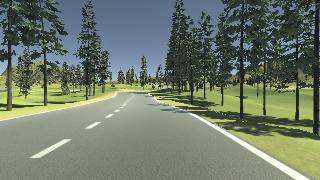
#> input picture Training/Studient/imgs/RGB.png, 320 x 180 px
$ python threshold_python.py
#> lines starting #> are read from the running program, lines starting #| are printed output that depends on the picture; after the words box and inside, x2 and y2 are one past the last pixel; in counts of white or black regions, pixels touching at a corner belong together
import cv2
import numpy as np

img = cv2.imread('imgs/RGB.png', 0)
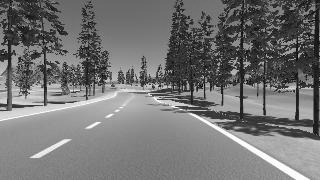
#> img: shape (180, 320); min 1, max 254, mean 115.9


t1 = 50
t2 = 100
t3 = 150
ret1, thresh1 = cv2.threshold(img,t1,255,cv2.THRESH_BINARY)
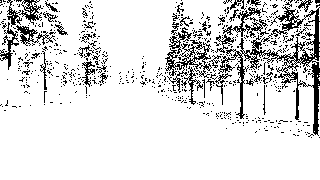
#> thresh1: shape (180, 320); 86.7% white; black in thin lines or dots, all inside (x1, y1, x2, y2) = (0, 0, 320, 138)
#> ret1 = 50
ret2, thresh2 = cv2.threshold(img,t2,255,cv2.THRESH_BINARY)
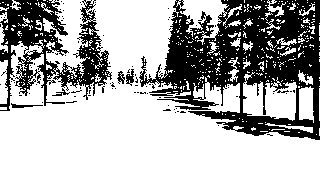
#> thresh2: shape (180, 320); 67.8% white; 103 black regions (97 under 20 px), largest, box (x1, y1, x2, y2) and area: (139, 0, 320, 140) 12921, (0, 0, 112, 111) 5091, (126, 69, 134, 86) 76, (11, 103, 43, 108) 70, (117, 71, 125, 84) 56, (52, 88, 70, 96) 45
#> ret2 = 100
ret3, thresh3 = cv2.threshold(img,t3,255,cv2.THRESH_BINARY)
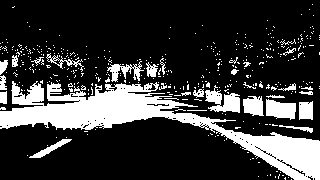
#> thresh3: shape (180, 320); 22.1% white; 406 white regions (376 under 20 px), largest, box (x1, y1, x2, y2) and area: (0, 81, 320, 180) 8604, (205, 85, 240, 113) 536, (266, 99, 296, 120) 466
#> ret3 = 150

thresh4 = cv2.adaptiveThreshold(img, 255, cv2.ADAPTIVE_THRESH_MEAN_C, cv2.THRESH_BINARY, 11, 2)
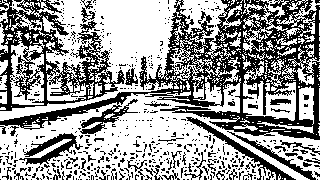
#> thresh4: shape (180, 320); 60.2% white; 547 black regions (500 under 20 px), largest, box (x1, y1, x2, y2) and area: (0, 0, 320, 140) 12240, (0, 0, 125, 111) 4886, (186, 117, 296, 180) 797
thresh5 = cv2.adaptiveThreshold(img, 255, cv2.ADAPTIVE_THRESH_GAUSSIAN_C, cv2.THRESH_BINARY, 11, 2)
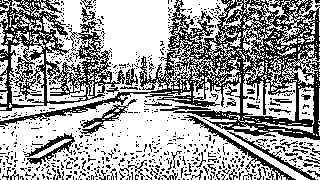
#> thresh5: shape (180, 320); 62.8% white; black in thin lines or dots


cv2.imshow('thresh1', thresh1)
cv2.imshow('thresh2', thresh2)
cv2.imshow('thresh3', thresh3)
cv2.imshow('thresh4', thresh4)
cv2.imshow('thresh5', thresh5)

cv2.waitKey(0)
